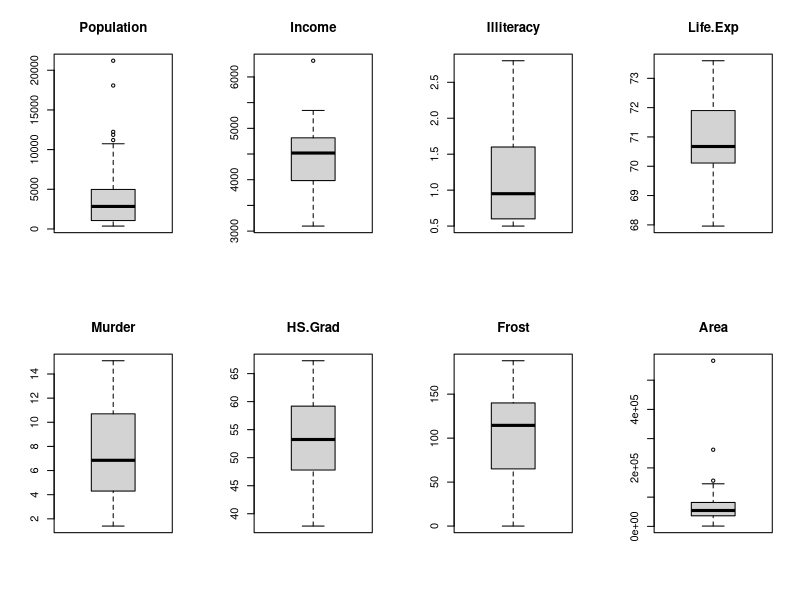

The R script that drew this image:
# data processing practice in R by sangmin

# missing value practice
ds <- state.x77
ds[2,3] <- NA
ds[3,1] <- NA
ds[2,4] <- NA
ds[4,3] <- NA

head(ds)

count_na <- function(x) {
  return(sum(is.na(x)))
}
apply(ds, 2, FUN=count_na)
ds[!complete.cases(ds), ]
sum(rowSums(is.na(ds)) > 0)
ds.new <- ds[complete.cases(ds), ]
ds.new


# missing value and outlier practice
st <- data.frame(state.x77)
head(st)
par(mfrow=c(2, 4))
for(i in 1:ncol(st)) {
  boxplot(st[, i], main=colnames(st[i]))  
}
par(mfrow=c(1, 1))

head(st)
val <- boxplot.stats(st$Population)$out
st$Population[st$Population %in% val] <- NA
val <- boxplot.stats(st$Income)$out
st$Income[st$Income %in% val] <- NA
val <- boxplot.stats(st$Area)$out
st$Area[st$Area %in% val] <- NA
st.2 <- st[!complete.cases(st), ]
st.2


# missing value and outlier practice
AQ <- airquality
head(AQ)
count <- function(x) {
  return(sum(is.na(x)))
}
apply(AQ, 2, FUN=count)
rowSums(is.na(AQ))
AQ[complete.cases(AQ), ]
head(AQ)

not <- AQ[complete.cases(AQ), ]
AQ$Ozone[AQ$Ozone %in% NA] <- mean(not$Ozone)
AQ$Solar.R[AQ$Solar.R %in% NA] <- mean(not$Solar.R)
AQ.2 <- AQ
AQ.2